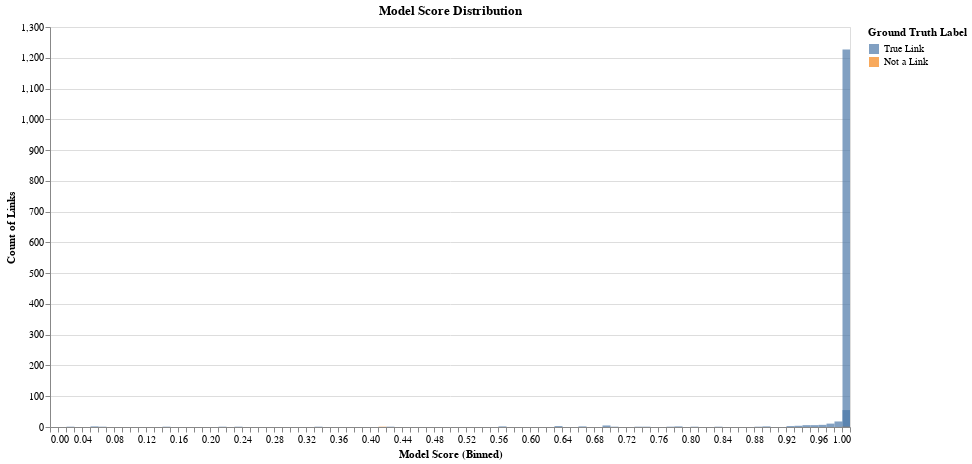

The cell this chart's notebook holds for it:
### Code cell
tutorial.plot_model_score_distribution(df_predictions)

### Figure 1 — Vega-Lite specification as saved in the notebook (floating-point values rounded to 4 significant figures)
{"config": {"view": {"continuousWidth": 400, "continuousHeight": 300}}, "data": {"name": "data-6ec38ea92d0d712a6932d609f131d07a"}, "mark": {"type": "bar", "binSpacing": 0, "opacity": 0.7}, "encoding": {"color": {"type": "nominal", "field": "ground_truth", "legend": {"title": "Ground Truth Label"}, "scale": {"domain": ["True Link", "Not a Link"], "scheme": "tableau10"}}, "opacity": {"condition": {"value": 0.7, "selection": "selector005"}, "value": 0.2}, "tooltip": [{"type": "quantitative", "field": "model_score", "title": "Model Score"}, {"type": "nominal", "field": "ground_truth", "title": "Ground Truth"}, {"type": "quantitative", "field": "count", "title": "Count of Links"}], "x": {"type": "quantitative", "axis": {"tickCount": 5, "title": "Model Score (Binned)"}, "bin": {"extent": [0, 1], "step": 0.01}, "field": "model_score"}, "y": {"type": "quantitative", "axis": {"title": "Count of Links"}, "field": "count", "stack": null}}, "height": 400, "selection": {"selector005": {"type": "multi", "fields": ["ground_truth"], "bind": "legend"}, "selector006": {"type": "interval", "bind": "scales", "encodings": ["x", "y"]}}, "title": "Model Score Distribution", "width": 800, "$schema": "https://vega.github.io/schema/vega-lite/v4.8.1.json", "datasets": {"data-6ec38ea92d0d712a6932d609f131d07a": [{"model_score": 0.02, "ground_truth": "True Link", "count": 1}, {"model_score": 0.05, "ground_truth": "True Link", "count": 2}, {"model_score": 0.06, "ground_truth": "True Link", "count": 1}, {"model_score": 0.14, "ground_truth": "True Link", "count": 1}, {"model_score": 0.21, "ground_truth": "True Link", "count": 1}, {"model_score": 0.23, "ground_truth": "True Link", "count": 1}, {"model_score": 0.33, "ground_truth": "True Link", "count": 1}, {"model_score": 0.41, "ground_truth": "Not a Link", "count": 1}, {"model_score": 0.42, "ground_truth": "True Link", "count": 1}, {"model_score": 0.56, "ground_truth": "True Link", "count": 2}, {"model_score": 0.63, "ground_truth": "True Link", "count": 3}, {"model_score": 0.66, "ground_truth": "True Link", "count": 2}, {"model_score": 0.69, "ground_truth": "True Link", "count": 5}, {"model_score": 0.7, "ground_truth": "True Link", "count": 1}, {"model_score": 0.73, "ground_truth": "True Link", "count": 1}, {"model_score": 0.74, "ground_truth": "True Link", "count": 1}, {"model_score": 0.77, "ground_truth": "True Link", "count": 1}, {"model_score": 0.78, "ground_truth": "True Link", "count": 2}, {"model_score": 0.8, "ground_truth": "True Link", "count": 1}, {"model_score": 0.83, "ground_truth": "True Link", "count": 1}, {"model_score": 0.88, "ground_truth": "True Link", "count": 1}, {"model_score": 0.89, "ground_truth": "True Link", "count": 2}, {"model_score": 0.92, "ground_truth": "True Link", "count": 3}, {"model_score": 0.93, "ground_truth": "True Link", "count": 4}, {"model_score": 0.94, "ground_truth": "True Link", "count": 6}, {"model_score": 0.95, "ground_truth": "True Link", "count": 6}, {"model_score": 0.96, "ground_truth": "True Link", "count": 7}, {"model_score": 0.97, "ground_truth": "True Link", "count": 11}, {"model_score": 0.98, "ground_truth": "True Link", "count": 18}, {"model_score": 0.99, "ground_truth": "True Link", "count": 55}, {"model_score": 1.0, "ground_truth": "Not a Link", "count": 2}, {"model_score": 1.0, "ground_truth": "True Link", "count": 1227}]}}
